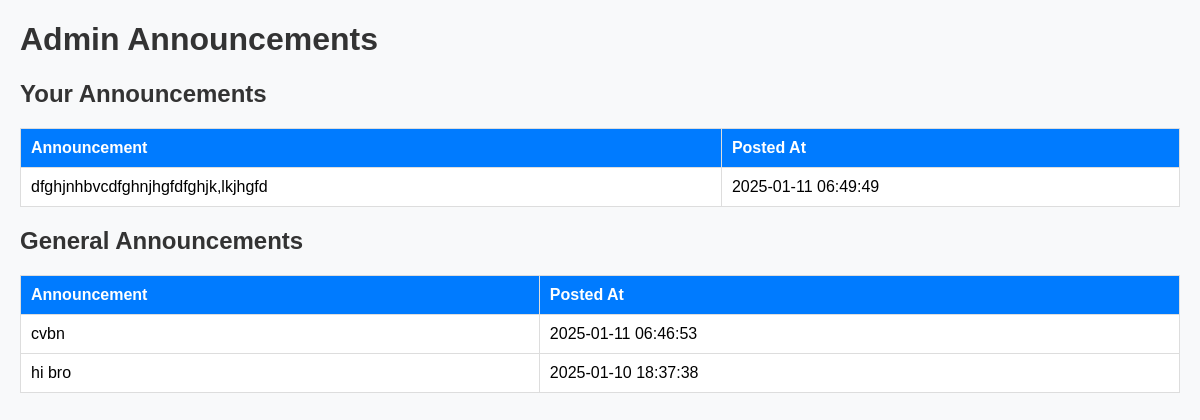
The page /dashboards/vcomp.php (signed in) on the database its author committed.
### tables this page shows
CREATE TABLE `v_announcements` (
  `id` int(11) NOT NULL,
  `announcement` text NOT NULL,
  `recipient` varchar(255) NOT NULL DEFAULT 'all',
  `posted_at` timestamp NOT NULL DEFAULT current_timestamp()
);

### dashboards/vcomp.php (the view, shortened to what this page needs)
<?php
require('../connection/db.php');
$csn_usn = $_SESSION['csn_usn'];
$user_announcements = [];
if ($stmt = $conn->prepare("SELECT * FROM v_announcements WHERE recipient = ? ORDER BY posted_at DESC")) {
    $stmt->bind_param("s", $csn_usn);
    $stmt->execute();
    $result = $stmt->get_result();
    while ($row = $result->fetch_assoc()) {
        $user_announcements[] = $row;
    }
}
$general_announcements = [];
if ($stmt = $conn->prepare("SELECT * FROM v_announcements WHERE recipient = 'all' ORDER BY posted_at DESC")) {
    $stmt->execute();
    $result = $stmt->get_result();
    while ($row = $result->fetch_assoc()) {
        $general_announcements[] = $row;
    }
}
?>
<!DOCTYPE html>
<html lang="en">
<head>
</head>
<body>
<h1>Admin Announcements</h1>
<h2>Your Announcements</h2>
<?php if (!empty($user_announcements)): ?>
    <table>
        <thead>
            <tr>
                <th>Announcement</th>
                <th>Posted At</th>
            </tr>
        </thead>
        <tbody>
            <?php foreach ($user_announcements as $announcement): ?>
                <tr>
                    <td><?= nl2br(htmlspecialchars($announcement['announcement'])); ?></td>
                    <td><?= htmlspecialchars($announcement['posted_at']); ?></td>
                </tr>
            <?php endforeach; ?>
        </tbody>
    </table>
<?php else: ?>
    <div class="message">No specific announcements for you.</div>
<?php endif; ?>
<h2>General Announcements</h2>
<?php if (!empty($general_announcements)): ?>
    <table>
        <thead>
            <tr>
                <th>Announcement</th>
                <th>Posted At</th>
            </tr>
        </thead>
        <tbody>
            <?php foreach ($general_announcements as $announcement): ?>
                <tr>
                    <td><?= nl2br(htmlspecialchars($announcement['announcement'])); ?></td>
                    <td><?= htmlspecialchars($announcement['posted_at']); ?></td>
                </tr>
            <?php endforeach; ?>
        </tbody>
    </table>
<?php else: ?>
    <div class="message">No general announcements available.</div>
<?php endif; ?>
</body>
</html>

### dashboards/vcomp.php (style rules this page uses)
body { font-family: Arial, sans-serif; margin: 20px; background-color: #f8f9fa; }
h1, h2 { color: #333; }
table { width: 100%; border-collapse: collapse; margin: 20px 0; }
th, td { padding: 10px; text-align: left; border: 1px solid #ddd; }
th { background-color: #007bff; color: white; }
td { background-color: #ffffff; }

### rows shown on the page
v_announcements: announcement "dfghjnhbvcdfghnjhgfdfghjk,lkjhgfd", posted_at "2025-01-11 06:49:49"
v_announcements: announcement "cvbn", posted_at "2025-01-11 06:46:53"
v_announcements: announcement "hi bro", posted_at "2025-01-10 18:37:38"
